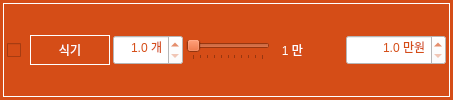
              <widget class="QFrame" name="frame_130">
               <property name="minimumSize">
                <size>
                 <width>0</width>
                 <height>30</height>
                </size>
               </property>
               <property name="maximumSize">
                <size>
                 <width>16777215</width>
                 <height>16777215</height>
                </size>
               </property>
               <property name="font">
                <font>
                 <family>나눔고딕 ExtraBold</family>
                 <pointsize>9</pointsize>
                 <weight>9</weight>
                 <italic>false</italic>
                 <bold>false</bold>
                </font>
               </property>
               <property name="styleSheet">
                <string notr="true">background-color: rgb(213, 77, 23);
font: 75 9pt &quot;나눔고딕 ExtraBold&quot;;</string>
               </property>
               <layout class="QHBoxLayout" name="horizontalLayout_277">
                <property name="leftMargin">
                 <number>3</number>
                </property>
                <property name="topMargin">
                 <number>3</number>
                </property>
                <property name="rightMargin">
                 <number>3</number>
                </property>
                <property name="bottomMargin">
                 <number>3</number>
                </property>
                <item>
                 <widget class="QFrame" name="horizontalFrame_28">
                  <property name="styleSheet">
                   <string notr="true">color: rgb(255, 255, 255);</string>
                  </property>
                  <property name="frameShape">
                   <enum>QFrame::Box</enum>
                  </property>
                  <layout class="QHBoxLayout" name="horizontalLayout_99">
                   <property name="spacing">
                    <number>3</number>
                   </property>
                   <property name="leftMargin">
                    <number>3</number>
                   </property>
                   <property name="topMargin">
                    <number>3</number>
                   </property>
                   <property name="rightMargin">
                    <number>3</number>
                   </property>
                   <property name="bottomMargin">
                    <number>3</number>
                   </property>
                   <item>
                    <widget class="QCheckBox" name="checkBox_demol_doorSill">
                     <property name="minimumSize">
                      <size>
                       <width>20</width>
                       <height>30</height>
                      </size>
                     </property>
                     <property name="maximumSize">
                      <size>
                       <width>16777215</width>
                       <height>16777215</height>
                      </size>
                     </property>
                     <property name="styleSheet">
                      <string notr="true">color: rgb(255, 255, 255);</string>
                     </property>
                     <property name="text">
                      <string/>
                     </property>
                     <property name="checked">
                      <bool>false</bool>
                     </property>
                     <property name="tristate">
                      <bool>false</bool>
                     </property>
                    </widget>
                   </item>
                   <item>
                    <widget class="QLabel" name="label_32">
                     <property name="sizePolicy">
                      <sizepolicy hsizetype="Preferred" vsizetype="Fixed">
                       <horstretch>0</horstretch>
                       <verstretch>0</verstretch>
                      </sizepolicy>
                     </property>
                     <property name="minimumSize">
                      <size>
                       <width>80</width>
                       <height>30</height>
                      </size>
                     </property>
                     <property name="maximumSize">
                      <size>
                       <width>80</width>
                       <height>16777215</height>
                      </size>
                     </property>
                     <property name="font">
                      <font>
                       <family>나눔고딕 ExtraBold</family>
                       <pointsize>9</pointsize>
                       <weight>9</weight>
                       <italic>false</italic>
                       <bold>false</bold>
                      </font>
                     </property>
                     <property name="styleSheet">
                      <string notr="true">background-color: rgb(213, 77, 23);
color: rgb(255, 255, 255);</string>
                     </property>
                     <property name="frameShape">
                      <enum>QFrame::Box</enum>
                     </property>
                     <property name="text">
                      <string>식기</string>
                     </property>
                     <property name="alignment">
                      <set>Qt::AlignCenter</set>
                     </property>
                    </widget>
                   </item>
                   <item>
                    <widget class="QDoubleSpinBox" name="doubleSpinBox_demol_area_doorSill">
                     <property name="minimumSize">
                      <size>
                       <width>70</width>
                       <height>30</height>
                      </size>
                     </property>
                     <property name="styleSheet">
                      <string notr="true">background-color: rgb(255, 255, 255);
color: rgb(213, 77, 23);</string>
                     </property>
                     <property name="alignment">
                      <set>Qt::AlignRight|Qt::AlignTrailing|Qt::AlignVCenter</set>
                     </property>
                     <property name="prefix">
                      <string/>
                     </property>
                     <property name="suffix">
                      <string> 개</string>
                     </property>
                     <property name="decimals">
                      <number>1</number>
                     </property>
                     <property name="minimum">
                      <double>1.000000000000000</double>
                     </property>
                     <property name="maximum">
                      <double>20.000000000000000</double>
                     </property>
                     <property name="singleStep">
                      <double>1.000000000000000</double>
                     </property>
                     <property name="value">
                      <double>1.000000000000000</double>
                     </property>
                    </widget>
                   </item>
                   <item>
                    <widget class="QSlider" name="horizontalSlider_demol_doorSill">
                     <property name="minimum">
                      <number>10</number>
                     </property>
                     <property name="maximum">
                      <number>30</number>
                     </property>
                     <property name="singleStep">
                      <number>1</number>
                     </property>
                     <property name="pageStep">
                      <number>1</number>
                     </property>
                     <property name="value">
                      <number>10</number>
                     </property>
                     <property name="sliderPosition">
                      <number>10</number>
                     </property>
                     <property name="orientation">
                      <enum>Qt::Horizontal</enum>
                     </property>
                     <property name="invertedAppearance">
                      <bool>false</bool>
                     </property>
                     <property name="invertedControls">
                      <bool>false</bool>
                     </property>
                     <property name="tickPosition">
                      <enum>QSlider::TicksBelow</enum>
                     </property>
                     <property name="tickInterval">
                      <number>2</number>
                     </property>
                    </widget>
                   </item>
                   <item>
                    <widget class="QLabel" name="label_demol_doorSill">
                     <property name="minimumSize">
                      <size>
                       <width>30</width>
                       <height>0</height>
                      </size>
                     </property>
                     <property name="text">
                      <string>1 만</string>
                     </property>
                     <property name="alignment">
                      <set>Qt::AlignRight|Qt::AlignTrailing|Qt::AlignVCenter</set>
                     </property>
                    </widget>
                   </item>
                   <item>
                    <spacer name="horizontalSpacer_18">
                     <property name="orientation">
                      <enum>Qt::Horizontal</enum>
                     </property>
                     <property name="sizeType">
                      <enum>QSizePolicy::Preferred</enum>
                     </property>
                     <property name="sizeHint" stdset="0">
                      <size>
                       <width>40</width>
                       <height>20</height>
                      </size>
                     </property>
                    </spacer>
                   </item>
                   <item>
                    <widget class="QDoubleSpinBox" name="doubleSpinBox_demol_cost_doorSill">
                     <property name="minimumSize">
                      <size>
                       <width>100</width>
                       <height>30</height>
                      </size>
                     </property>
                     <property name="styleSheet">
                      <string notr="true">background-color: rgb(255, 255, 255);
color: rgb(213, 77, 23);</string>
                     </property>
                     <property name="alignment">
                      <set>Qt::AlignRight|Qt::AlignTrailing|Qt::AlignVCenter</set>
                     </property>
                     <property name="prefix">
                      <string/>
                     </property>
                     <property name="suffix">
                      <string> 만원</string>
                     </property>
                     <property name="decimals">
                      <number>1</number>
                     </property>
                     <property name="minimum">
                      <double>1.000000000000000</double>
                     </property>
                     <property name="maximum">
                      <double>500.000000000000000</double>
                     </property>
                     <property name="singleStep">
                      <double>1.000000000000000</double>
                     </property>
                     <property name="value">
                      <double>1.000000000000000</double>
                     </property>
                    </widget>
                   </item>
                  </layout>
                 </widget>
                </item>
               </layout>
              </widget>
